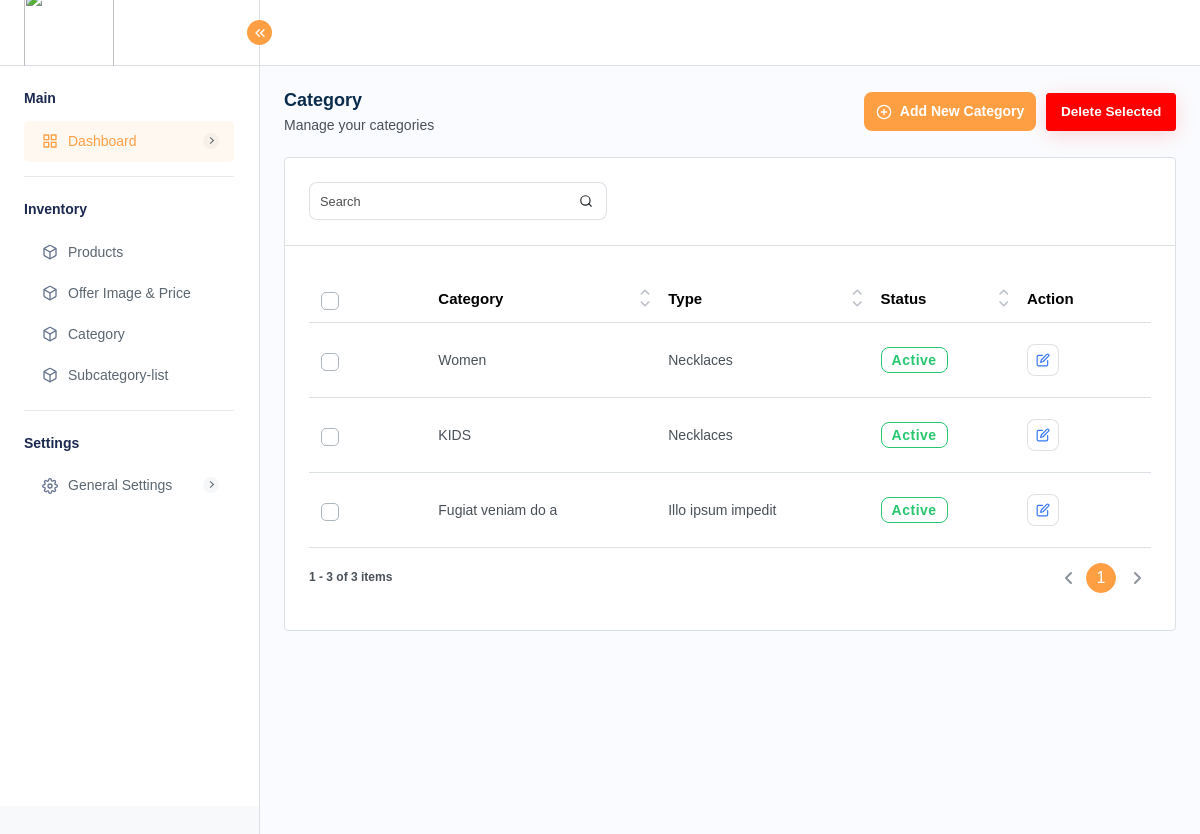
Page /admin/category-list.php (signed in) on the committed database.
### tables this page shows
CREATE TABLE `category` (
  `id` int(5) NOT NULL,
  `category` varchar(255) NOT NULL,
  `type` varchar(255) NOT NULL,
  `status` tinyint(1) NOT NULL DEFAULT 0
);

### admin/category-list.php (the view, shortened to what this page needs)
<?php
include 'config.php';
$categories = [];
try {
    $stmt = $conn->prepare("SELECT * FROM category");
    $stmt->execute();
    $result = $stmt->get_result();
    $categories = $result->fetch_all(MYSQLI_ASSOC);
} catch (Exception $e) {
    $error_message = "Error fetching categories: " . $e->getMessage();
}
?>
<?php include 'inc/header.php'; ?>
<?php include 'inc/sidebar.php'; ?>
<div class="page-wrapper">
    <div class="content">
        <div class="page-header">
            <div class="add-item d-flex">
                <div class="page-title">
                    <h4>Category</h4>
                    <h6>Manage your categories</h6>
                </div>
            </div>
            <div class="page-btn">
                <a href="#" class="btn btn-added" data-bs-toggle="modal" data-bs-target="#add-category"><i
                        data-feather="plus-circle" class="me-2"></i>Add New Category</a>
            </div>
            <div class="page-btn">
                <button class="btn btn-danger" onclick="deleteSelectedCategories()">Delete Selected</button>
            </div>
        </div>
        <div class="card table-list-card">
            <div class="card-body">
                <div class="table-top">
                    <div class="search-set">
                        <div class="search-input">
                            <a href="" class="btn btn-searchset"><i data-feather="search"
                                    class="feather-search"></i></a>
                        </div>
                    </div>
                </div>
                <div class="table-responsive">
                    <table class="table datanew">
                        <thead>
                            <tr>
                                <th class="no-sort">
                                    <label class="checkboxs">
                                        <span class="checkmarks"></span>
                                    </label>
                                </th>
                                <th>Category</th>
                                <th>Type</th>
                                <th>Status</th>
                                <th class="no-sort">Action</th>
                            </tr>
                        </thead>
                        <tbody>
                            <?php foreach ($categories as $category): ?>
                                <?php if (!is_null($category)): ?>
                                    <tr>
                                        <td>
                                            <label class="checkboxs">
                                                <span class="checkmarks"></span>
                                            </label>
                                        </td>
                                        <td><?php echo htmlspecialchars($category['category']); ?></td>
                                        <td><?php echo htmlspecialchars($category['type']); ?></td>
                                        <td>
                                            <span class="badge badge-linesuccess">
                                                <?php echo $category['status'] == 1 ? 'Active' : 'Inactive'; ?>
                                            </span>
                                        </td>
                                        <td class="action-table-data">
                                            <div class="edit-delete-action">
                                                <a class="me-2 p-2" href="#" data-bs-toggle="modal"
                                                    data-bs-target="#edit-category-<?php echo $category['id']; ?>">
                                                    <i data-feather="edit" class="feather-edit"></i>
                                                </a>
                                            </div>
                                        </td>
                                    </tr>
                                <?php endif; ?>
                            <?php endforeach; ?>
                        </tbody>
                    </table>
                </div>
            </div>
        </div>
    </div>
</div>
</div>
<?php include 'inc/footer.php'; ?>

### admin/assets/css/feather.css (style rules this page uses)
[class^=feather-],[class*=" feather-"] { font-family:feather!important;speak:none;font-style:normal;font-weight:400;font-variant:normal;text-transform:none;line-height:1;-webkit-font-smoothing:antialiased;-moz-osx-font-smoothing:grayscale }
.feather-edit:before { content:"\e958" }
.feather-plus-circle:before { content:"\e9b2" }
.feather-search:before { content:"\e9c1" }

### rows in the picture
category: category "Women", type "Necklaces", status "Active"
category: category "KIDS", type "Necklaces", status "Active"
category: category "Fugiat veniam do a", type "Illo ipsum impedit", status "Active"
